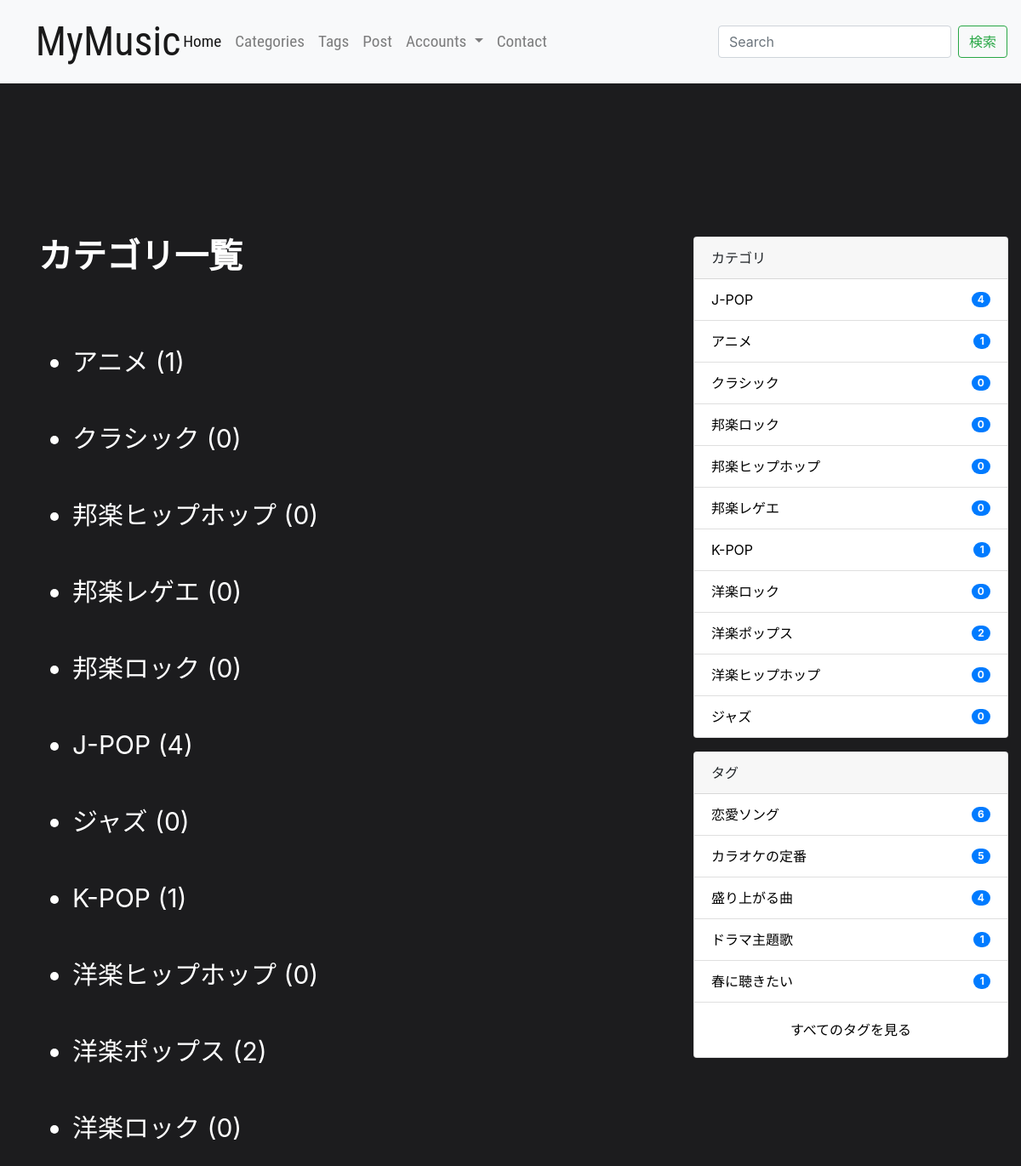
Page /categories/ on the committed database.
### blog/models.py (models this page shows, shortened)
class Category(models.Model):
    name = models.CharField(max_length=255)
    slug = models.SlugField(unique=True)
    timestamp = models.DateTimeField(auto_now_add=True)

class Tag(models.Model):
    name = models.CharField(max_length=255)
    slug = models.SlugField(unique=True)
    timestamp = models.DateTimeField(auto_now_add=True)

### blog/views.py (the view)
# urls.py: path('categories/', CategoryListView.as_view(), name='category_list'),
class CategoryListView(ListView):
    queryset = Category.objects.annotate(
        num_posts=Count('post', filter=Q(post__is_public=True)))

### mysite/context_processors.py (called while the page is built)
def common(request):
    context = {
        'categories': Category.objects.annotate(
            num_posts=Count('post', filter=Q(post__is_public=True))),
        'tags': Tag.objects.annotate(
            num_posts=Count('post', filter=Q(post__is_public=True))),
    }
    return context

### blog/templates/blog/category_list.html (shortened to what this page needs)
{% extends "base.html" %}
{% block content %}
<div class="container">
  <div class="row">
    <main class="col-md-8">
      <h1 class="mb-4">カテゴリ一覧</h1>
      <ul class="list">
  　　　　{% for category in object_list %}
  　　　　<li><a href="{% url 'blog:category_post' category.slug %}">{{ category.name }} ({{ category.num_posts }})</a></li>
  　　　　{% empty %}
  　　　　<li>カテゴリはありません。</li>
  　　　　{% endfor %}
　　　　</ul>
    </main>
    <aside class="col-md-4">
      {% include "blog/snippets/sidebar.html" %}
    </aside>
  </div>
</div>
{% endblock %}

### blog/templates/blog/snippets/sidebar.html
<div class="card mb-3">
  <div class="card-header">
    カテゴリ
  </div>
  <ul class="list-group list-group-flush">
    {% for category in categories|dictsort:"id" %}
    <li class="list-group-item d-flex justify-content-between align-items-center">
      <a href="{% url 'blog:category_post' category.slug %}" class="card-link">{{ category.name }}</a>
      <span class="badge badge-primary badge-pill">{{ category.num_posts }}</span>
    </li>
    {% endfor %}
  </ul>
</div>
<div class="card">
  <div class="card-header">
    タグ
  </div>
  <ul class="list-group list-group-flush">
    {% for tag in tags|dictsortreversed:"num_posts"|slice:":5" %}
    <li class="list-group-item d-flex justify-content-between align-items-center">
      <a href="{% url 'blog:tag_post' tag.slug %}" class="card-link">{{ tag.name }}</a>
      <span class="badge badge-primary badge-pill">{{ tag.num_posts }}</span>
    </li>
    {% endfor %}
  </ul>
  <div class="card-body text-center">
    <a href="{% url 'blog:tag_list' %}" class="card-link">すべてのタグを見る</a>
  </div>
</div>

### blog/static/blog/css/blog.css (style rules this page uses)
h1 { height: 45%; color: white; font-weight: bolder; font-family: serif; }
a { color: white; }
li { color: white; }
body { background-color: rgb(28, 28, 30); }
.list { position: absolute; top: 80px; font-size: 30px; }
.card-link { color: black; }
.col-md-4 { position: absolute; right: 0; }
.container { margin-bottom: 20%; }

### rows in the picture
Category: name "アニメ", num_posts "1"
Category: name "クラシック", num_posts "0"
Category: name "邦楽ヒップホップ", num_posts "0"
Category: name "邦楽レゲエ", num_posts "0"
Category: name "邦楽ロック", num_posts "0"
Category: name "J-POP", num_posts "4"
Category: name "ジャズ", num_posts "0"
Category: name "K-POP", num_posts "1"
Category: name "洋楽ヒップホップ", num_posts "0"
Category: name "洋楽ポップス", num_posts "2"
Category: name "洋楽ロック", num_posts "0"
Tag: name "恋愛ソング", num_posts "6"
Tag: name "カラオケの定番", num_posts "5"
Tag: name "盛り上がる曲", num_posts "4"
Tag: name "ドラマ主題歌", num_posts "1"
Tag: name "春に聴きたい", num_posts "1"
